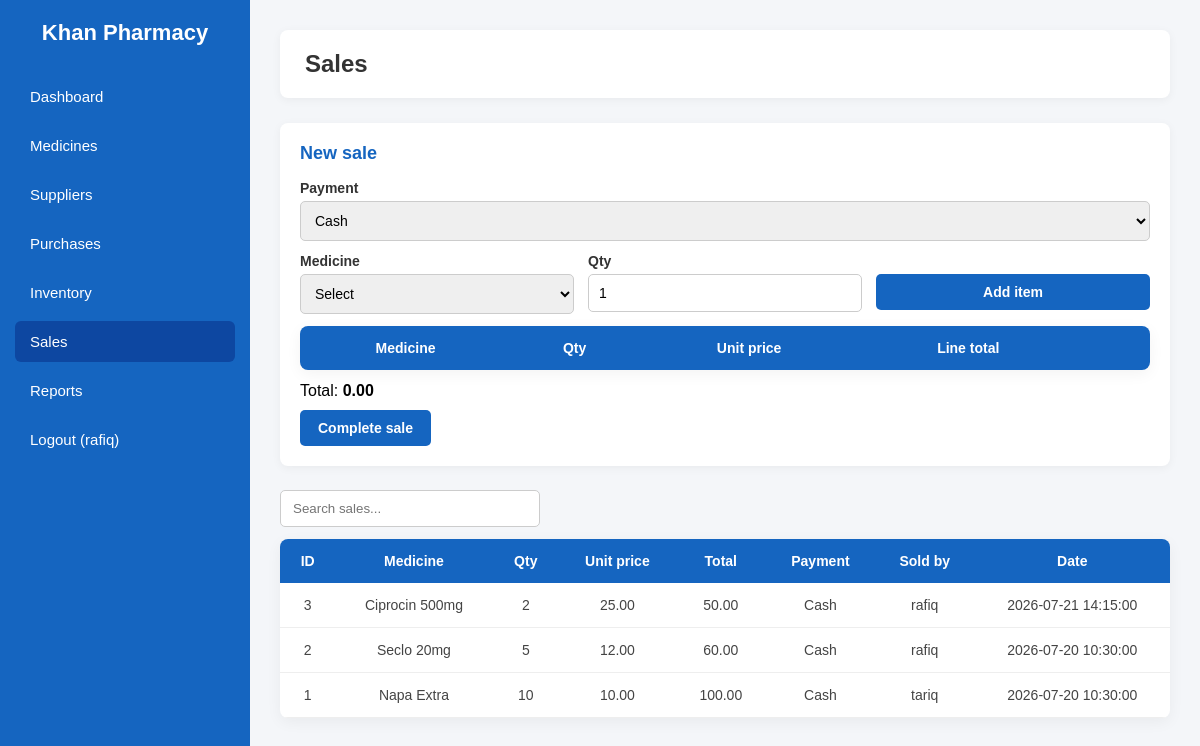
The page /sales.php (signed in) on the database its author committed.
### tables this page shows
CREATE TABLE `sales` (
    `sale_id` INT AUTO_INCREMENT PRIMARY KEY,
    `medicine_id` INT NOT NULL,
    `quantity_sold` INT NOT NULL,
    `sale_date_time` DATETIME DEFAULT CURRENT_TIMESTAMP,
    `sold_by` INT DEFAULT NULL,
    `unit_price` DECIMAL(10, 2) NOT NULL,
    `total_amount` DECIMAL(10, 2) NOT NULL,
    `payment_method` VARCHAR(50) DEFAULT 'Cash',
    CONSTRAINT `fk_sales_medicine` FOREIGN KEY (`medicine_id`) REFERENCES `medicines`(`medicine_id`) ON DELETE CASCADE,
    CONSTRAINT `fk_sales_user` FOREIGN KEY (`sold_by`) REFERENCES `users`(`user_id`) ON DELETE SET NULL
);

CREATE TABLE `medicines` (
    `medicine_id` INT AUTO_INCREMENT PRIMARY KEY,
    `medicine_name` VARCHAR(100) NOT NULL,
    `company_name` VARCHAR(100) NOT NULL,
    `category` VARCHAR(50) NOT NULL DEFAULT 'General',
    `purchase_price` DECIMAL(10, 2) NOT NULL DEFAULT 0.00,
    `expire_date` DATE NOT NULL,
    `manufacture_date` DATE NOT NULL,
    `supplier_id` INT DEFAULT NULL,
    `sale_price` DECIMAL(10, 2) NOT NULL,
    `batch_number` VARCHAR(50) NOT NULL DEFAULT '',
    CONSTRAINT `fk_medicine_supplier` FOREIGN KEY (`supplier_id`) REFERENCES `suppliers`(`supplier_id`) ON DELETE SET NULL
);

CREATE TABLE `users` (
    `user_id` INT AUTO_INCREMENT PRIMARY KEY,
    `username` VARCHAR(50) NOT NULL UNIQUE,
    `password` VARCHAR(255) NOT NULL,
    `role` ENUM('Admin', 'Pharmacist', 'Employee') NOT NULL,
    `email` VARCHAR(100) NOT NULL UNIQUE
);

### includes/auth.php (called while the page is built, shortened)
<?php
function h($text)
{
    return htmlspecialchars((string) $text, ENT_QUOTES, "UTF-8");
}

### sales.php (the view, shortened to what this page needs)
<?php
require_once "includes/db.php";
require_once "includes/auth.php";
$sales = $conn->query(
    "SELECT s.*, m.medicine_name, u.username AS sold_by_name
     FROM sales s
     JOIN medicines m ON s.medicine_id = m.medicine_id
     LEFT JOIN users u ON s.sold_by = u.user_id
     ORDER BY s.sale_date_time DESC, s.sale_id DESC"
)->fetch_all(MYSQLI_ASSOC);
require_once "includes/header.php";
?>
<div class="card">
    <h2>New sale</h2>
    <form method="post" id="sale-form">
        <div class="form-row">
            <div class="form-group">
                <label>Payment</label>
                <select name="payment_method">
                    <option value="Cash">Cash</option>
                </select>
            </div>
        </div>
        <div class="form-row">
            <div class="form-group">
                <label>Medicine</label>
                <select id="med-select">
                    <option value="">Select</option>
                </select>
            </div>
            <div class="form-group">
                <label>Qty</label>
                <input type="number" id="med-qty" value="1" min="1">
            </div>
            <div class="form-group">
                <label>&nbsp;</label>
                <button type="button" class="add-btn" id="add-item-btn">Add item</button>
            </div>
        </div>
        <table>
            <thead>
                <tr>
                    <th>Medicine</th>
                    <th>Qty</th>
                    <th>Unit price</th>
                    <th>Line total</th>
                    <th></th>
                </tr>
            </thead>
        </table>
        <p style="margin-top:12px">Total: <strong id="grand-total">0.00</strong></p>
        <div class="form-actions">
            <button type="submit" class="save-btn">Complete sale</button>
        </div>
    </form>
</div>
<input type="text" class="search-box" data-table="data-table" placeholder="Search sales...">
<table id="data-table">
    <thead>
        <tr>
            <th>ID</th>
            <th>Medicine</th>
            <th>Qty</th>
            <th>Unit price</th>
            <th>Total</th>
            <th>Payment</th>
            <th>Sold by</th>
            <th>Date</th>
        </tr>
    </thead>
    <tbody>
        <?php foreach ($sales as $row) { ?>
        <tr>
            <td><?php echo (int) $row["sale_id"]; ?></td>
            <td><?php echo h($row["medicine_name"]); ?></td>
            <td><?php echo (int) $row["quantity_sold"]; ?></td>
            <td><?php echo number_format((float) $row["unit_price"], 2); ?></td>
            <td><?php echo number_format((float) $row["total_amount"], 2); ?></td>
            <td><?php echo h($row["payment_method"]); ?></td>
            <td><?php echo h($row["sold_by_name"] ?? ""); ?></td>
            <td><?php echo h($row["sale_date_time"]); ?></td>
        </tr>
        <?php } ?>
    </tbody>
</table>
<?php require_once "includes/footer.php"; ?>

### css/style.css (style rules this page uses)
* { margin: 0; padding: 0; box-sizing: border-box; font-family: Arial, Helvetica, sans-serif; }
body { display: flex; background: #f4f6f9; min-height: 100vh; }
.card { background: white; padding: 20px; border-radius: 8px; box-shadow: 0 2px 10px rgba(0, 0, 0, 0.05); margin-bottom: 24px; }
.card h2 { font-size: 18px; color: #1565C0; margin-bottom: 16px; }
.form-row { display: flex; flex-wrap: wrap; gap: 14px; margin-bottom: 12px; }
.form-group { display: flex; flex-direction: column; gap: 5px; flex: 1; min-width: 180px; }
.form-group label { font-size: 14px; font-weight: bold; color: #333; }
.form-group input, .form-group select, .form-group textarea { padding: 10px; border: 1px solid #ccc; border-radius: 5px; font-size: 14px; }
.form-actions { display: flex; gap: 10px; margin-top: 10px; }
.save-btn, .add-btn { background: #1565C0; color: white; border: none; padding: 10px 18px; border-radius: 5px; cursor: pointer; font-weight: bold; font-size: 14px; }
.search-box { padding: 10px 12px; border: 1px solid #ccc; border-radius: 5px; width: 260px; margin-bottom: 12px; }
table { width: 100%; border-collapse: collapse; background: white; border-radius: 8px; overflow: hidden; box-shadow: 0 4px 15px rgba(0, 0, 0, 0.05); }
th { background: #1565C0; color: white; padding: 14px 16px; text-align: center; font-size: 14px; }
td { padding: 14px 16px; text-align: center; border-bottom: 1px solid #eee; font-size: 14px; color: #444; }

### rows shown on the page
sales: sale_id "3", medicine.medicine_name "Ciprocin 500mg", quantity_sold "2", unit_price "25.00", total_amount "50.00", payment_method "Cash", sold_by.username "rafiq", sale_date_time "2026-07-21 14:15:00"
sales: sale_id "2", medicine.medicine_name "Seclo 20mg", quantity_sold "5", unit_price "12.00", total_amount "60.00", payment_method "Cash", sold_by.username "rafiq", sale_date_time "2026-07-20 10:30:00"
sales: sale_id "1", medicine.medicine_name "Napa Extra", quantity_sold "10", unit_price "10.00", total_amount "100.00", payment_method "Cash", sold_by.username "tariq", sale_date_time "2026-07-20 10:30:00"

### other values the page prints
$_SESSION["username"] "rafiq"
$page_title "Sales"
